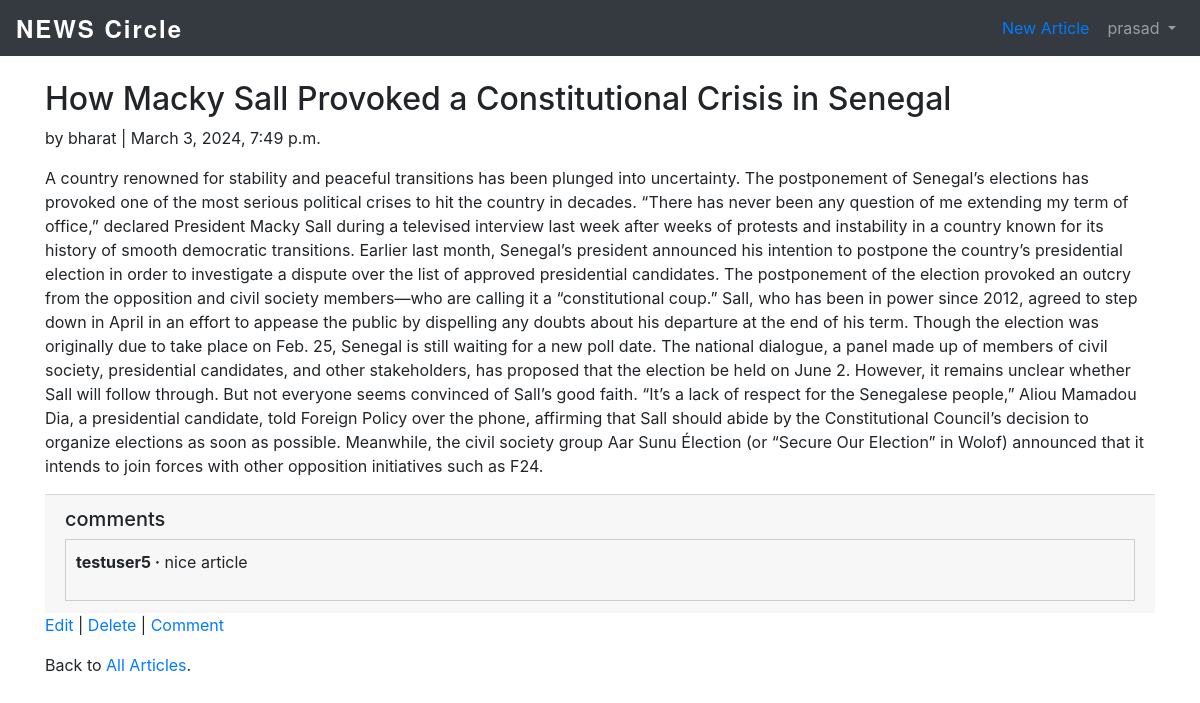
/articles/11/ (signed in), run on the app's committed database.
### users/models.py (models this page shows)
class CustomUser(AbstractUser):
    age = models.PositiveIntegerField(null=True, blank=True)

### articles/models.py (models this page shows, shortened)
class Article(models.Model):
    title = models.CharField(max_length=255)
    body = models.TextField()
    date = models.DateTimeField(auto_now_add = True)
    author = models.ForeignKey(
        get_user_model(),
        on_delete=models.CASCADE,
    )
    post_img = models.ImageField(upload_to='post/', blank=True)

class Comment(models.Model): # new
    article = models.ForeignKey(Article, on_delete=models.CASCADE, related_name = 'comments',)
    comment = models.CharField(max_length=200)
    author = models.ForeignKey(
    get_user_model(),
    on_delete=models.CASCADE,
    )
    def __str__(self):
        return self.comment

### articles/views.py (the view)
# urls.py: path('<int:pk>/', ArticleDetailView.as_view(), name='article_detail'),
class ArticleDetailView(LoginRequiredMixin, DetailView):
    model = Article
    template_name = 'article_detail.html'
    login_url = 'login'

### templates/article_detail.html (shortened to what this page needs)
<!DOCTYPE html>
<html lang="en">
<head>
</head>
<body>
    {% extends 'base.html' %}
    {% load static %}
    {% block content %}
        <div class="article-entry">
        <h2>{{ object.title }}</h2>
        <p>by {{ object.author }} | {{ object.date }}</p>
        <p>{{ object.body }}</p>
        </div>
        <div class=" card-footer ">
            <h5>comments</h5>
            <div style="
                max-height: 200px;
                overflow-y: auto;
                border: 1px solid #cccccc;
                padding: 10px;
            ">
                {% for comment in article.comments.all %}
                <p>
                <span class="font-weight-bold">{{ comment.author }} &middot;</span>
                {{ comment }}
                </p>
                {% endfor %}
            </div>
        </div>
        <p><a href="{% url 'article_edit' article.pk %}">Edit</a> |
            <a href="{% url 'article_delete' article.pk %}">Delete</a> |
             <a id="right" href="{% url 'comment' article.pk %}">Comment</a>
        </p>
        <p>Back to <a  href="{% url 'article_list' %}">All Articles</a>.</p>
    {% endblock content %}

### templates/base.html (shortened to what this page needs)
<!DOCTYPE html>
{% load static %}
<html lang="en">
<head>
    <link rel="stylesheet" href="https://stackpath.bootstrapcdn.com/bootstrap/4.1.3/css/bootstrap.min.css" Chapter 10: Bootstrap 204>
    <link rel="stylesheet" href="{% static 'css/base.css' %}">
</head>
<body>
    <nav class="navbar navbar-expand-md navbar-dark bg-dark mb-4">
        <a class="navbar-brand" href="{% url 'home' %}"><div style="    font-family: 'Helvetica Neue', Arial, sans-serif; /* Choose a suitable font stack */
            font-size: 24px; /* Adjust the font size as needed */
            font-weight: bold; /* Adjust the font weight as needed */
            color: #ffffff; /* Choose a suitable color */
            letter-spacing: 2px; /* Adjust letter spacing as needed */
            line-height: 1.2; /* Adjust line height as needed */
        ">NEWS Circle</div></a>
        <div class="collapse navbar-collapse" id="navbarCollapse">
            {% if user.is_authenticated %}
            <ul class="navbar-nav ml-auto">
                <li style="margin-top:8px;
                            margin-right: 10px;" class="nav-item">
                    <a href="{% url 'article_new' %}">
                        New Article
                    </a>
                </li>
                <li class="nav-item">
                    <a class="nav-link dropdown-toggle" href="#" id="userMenu" data-toggle="dropdown"
                        aria-haspopup="true" aria-expanded="false">
                        {{ user.username }}
                    </a>
                </li>
            </ul>
            {% endif %}
        </div>
    </nav>
    <div class="container">
        {% block content %}
        {% endblock content %}
    </div>
</body>
</html>

### data on the page
CustomUser: username "prasad"
Article: title "How Macky Sall Provoked a Constitutional Crisis in Senegal", author "bharat", date "March 3, 2024, 7:49 p.m.", body "A country renowned for stability and peaceful transitions has been plunged into uncertainty. The postponement of Senegal’s elections has provoked one of the most serious political crises to hit the country in decades. “There has never been any question of me extending my term of office,” declared President Macky Sall during a televised interview last week after weeks of protests and instability in a country known for its history of smooth democratic transitions. Earlier last month, Senegal’s president announced his intention to postpone the country’s presidential election in order to investigate a dispute over the list of approved presidential candidates. The postponement of the election…"
Comment: author "testuser5", comment "nice article"
